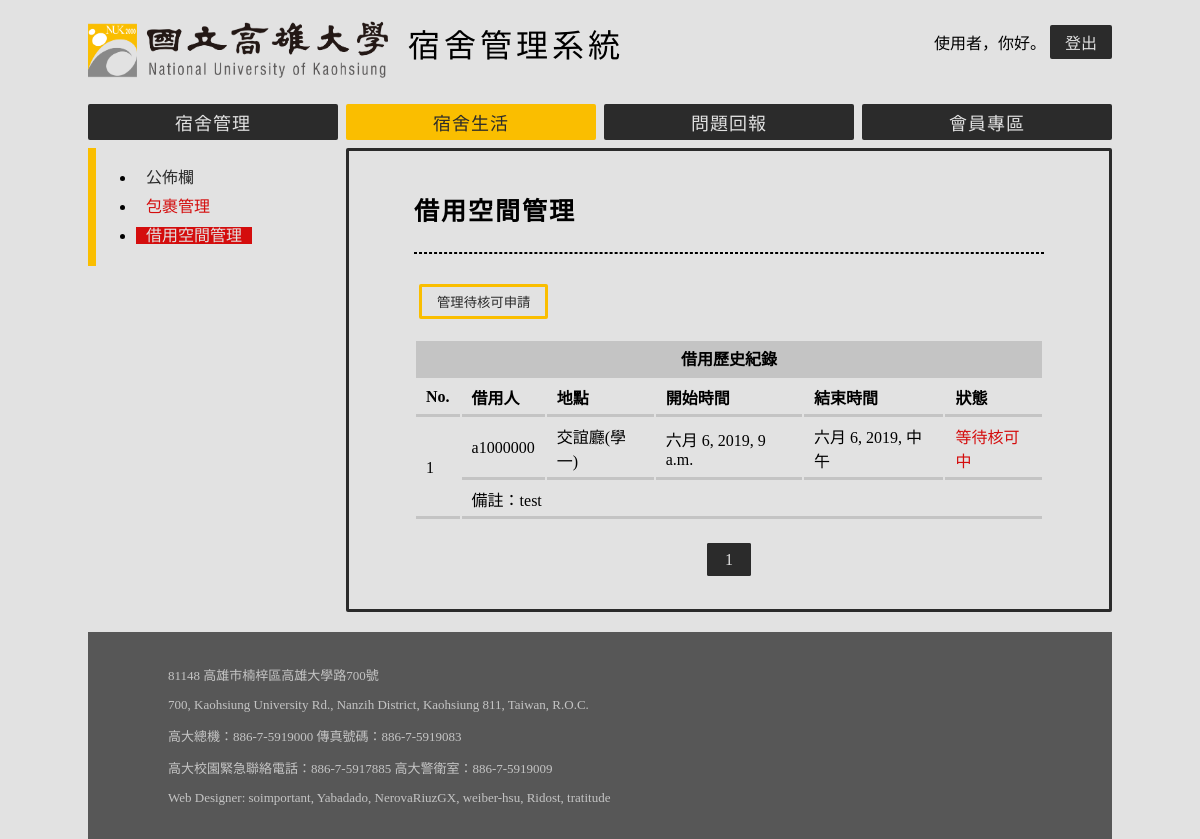
Screenshot of /DLS/borrow/manage/showall (signed in) with the database file from the repository.
### AS/models.py (models this page shows, shortened)
class BorrowRecord(models.Model):
    STATES = (
        (0, '等待核可中'),
        (1, '核可完成'),
        (2, '退件')
    )
    tag = models.ForeignKey('Equipment', on_delete = models.CASCADE)
    account = models.ForeignKey('Account', on_delete = models.CASCADE)
    start_time = models.DateTimeField()
    end_time = models.DateTimeField()
    memo = models.CharField(max_length = 512)
    confirm = models.IntegerField(choices = STATES)

class Account(models.Model):
    PERMISSIONS = (
        (0, '系統管理員'),
        (1, '宿舍管理員'),
        (2, '住宿生'),
        (3, '學生')
    )
    user = models.OneToOneField(User, on_delete=models.CASCADE)
    permission = models.IntegerField(choices=PERMISSIONS, default=3)
    phone = models.CharField(max_length=10, default='')

class Equipment(models.Model):
    STATES = (
        ('Free', '可借用'),
        ('InUse', '出借中'),
        ('NotAvailable', '不可使用')
    )
    tag = models.CharField(max_length = 16, primary_key = True)
    name = models.CharField(max_length = 20)
    current_state = models.CharField(max_length = 16, choices = STATES)

### DLS/views.py (the view)
# urls.py: path('borrow/manage/showall', ShowRecord),
@login_required(login_url='/AS/login/')
def ShowRecord(request):
    is_manager = IsManager(request)
    record = BorrowRecord.objects.all().order_by('-confirm')
    page_num = int(request.GET.get('page', 1))
    if not record.exists():
        return render(request, 'main.html', locals())
    pages, previous_page, next_page = Paginator(record, 1), None, None
    if page_num > pages.num_pages:
        page_num = 1
    now_page = pages.page(page_num)
    if now_page.has_previous():
        previous_page = now_page.previous_page_number()
    if now_page.has_next():
        next_page = now_page.next_page_number()
    return render(request, 'borrow/showall.html', {'now_page' : now_page,
                                                   'previous_page' : previous_page,
                                                   'next_page' : next_page,
                                                   'is_manager' : is_manager })

### DLS/views.py (called while the page is built)
@login_required(login_url='/AS/login/')
def IsManager(request):
    user = Account.objects.get(user = auth.get_user(request))
    return user.permission <= 1

### DLS/templates/borrow/showall.html (shortened to what this page needs)
{% extends "AS/base.html" %}
{% block navbar %}
    {% include "navbar.html" %}
{% endblock %}
{% block sidebar %}
<ul>
    <li><a href="/DLS/billboard/" class="sidebar-item">公佈欄</a></li>
    {% if is_manager %}
        <li><a href="/DLS/package/" class="sidebar-item-limited">包裹管理</a></li>
        <li><a href="/DLS/borrow/manage/" class="sidebar-item-limited-selected">借用空間管理</a></li>
    {% else %}
        <li><a href="/DLS/package/" class="sidebar-item">查看包裹</a></li>
        <li><a href="/DLS/borrow/apply/" class="sidebar-item">申請借用空間</a></li>
        <li><a href="/DLS/borrow/status/" class = "sidebar-item">空間申請狀態</a></li>
    {% endif %}
</ul>
{% endblock %}
{% block article %}
<h1>借用空間管理</h1>
<hr class="heading">
<button class = 'button-accept' onclick="document.location.href = './'">
    管理待核可申請
</button>
<div>
    <table class="vertical">
        <thead>
            <tr>
                <th colspan="6" style="text-align: center; background-color: #c4c4c4">借用歷史紀錄</td>
            </tr>
            <tr>
                <th>No.</th>
                <th>借用人</th>
                <th>地點</th>
                <th>開始時間</th>
                <th>結束時間</th>
                <th>狀態</th>
            </tr>
        </thead>
        {% for r in now_page.object_list %}
            <tbody class="table-block">
                <tr>
                    <td rowspan="2">{{ r.id }}</td>
                    <td>{{ r.account.user.username }}</td>
                    <td>{{ r.tag.name }}</td>
                    <td>{{ r.start_time }}</td>
                    <td>{{ r.end_time }}</td>
                    <td><span class="attention-font">{{ r.get_confirm_display }}</span></td>
                </tr>
                <tr>
                    <td colspan="5">備註：{{ r.memo }}</td>
                </tr>
            </tbody>
        {% endfor %}
    </table>
    <div class="button-section" style="text-align: center">
            <span class="button-decline-active">{{ now_page.number }}</span>
    </div>
</div>
{% endblock %}

### AS/static/AS/main_style.css (style rules this page uses)
* { -webkit-box-sizing: border-box; -moz-box-sizing: border-box; box-sizing: border-box; transition: background-color .15s ease-out, font-color .15s ease-out; }
#body { font-family: "NS-Regular"; background-color: #e2e2e2; margin: 0 auto; max-width: 1024px; min-width: 600px; }
#sidebar-list li a { padding: 0 10px; }
.sidebar-item:link, .sidebar-item:visited { text-decoration: none; color: #2b2b2b; }
.sidebar-item-limited:link, .sidebar-item-limited:visited { text-decoration: none; color: #d40d0d; }
.sidebar-item-limited-selected:link, .sidebar-item-limited-selected:visited { background-color: #d40d0d; text-decoration: none; color: #e2e2e2; }
.button-accept { background-color: transparent; font-family: "NS-Medium"; color: #2b2b2b; border: 3px solid #fabe00; border-radius: 2px; text-decoration: none; padding: 5px 15px; margin: 5px; }
.button-decline-active { font-family: "NS-Medium"; background-color: #2b2b2b; color: #e2e2e2; border: 3px solid #2b2b2b; border-radius: 2px; text-decoration: none; padding: 5px 15px; margin: 5px; }
.button-section { margin-top: 30px; }
hr.heading { border: 1px dashed; margin: 25px auto; }
h1 { font-size: 25px; font-family: "NS-Medium"; letter-spacing: 2px; margin-top: 0; }
.vertical { border: transparent; width: 100%; table-layout: auto; margin: 15px 0; }
.vertical th, .vertical td { font-family: "NS-Regular"; text-align: left; vertical-align: middle; padding: 5px 10px; border-bottom: 3px solid #c4c4c4; }
.vertical td { height: 30px; }
.attention-font { color: #d40d0d; }

### rows the page displays
BorrowRecord: id "1", account.user.username "a1000000", tag.name "交誼廳(學一)", start_time "六月 6, 2019, 9 a.m.", end_time "六月 6, 2019, 中午", confirm "等待核可中", memo "test"

### other values shown
{{ now_page.number }} "1"
